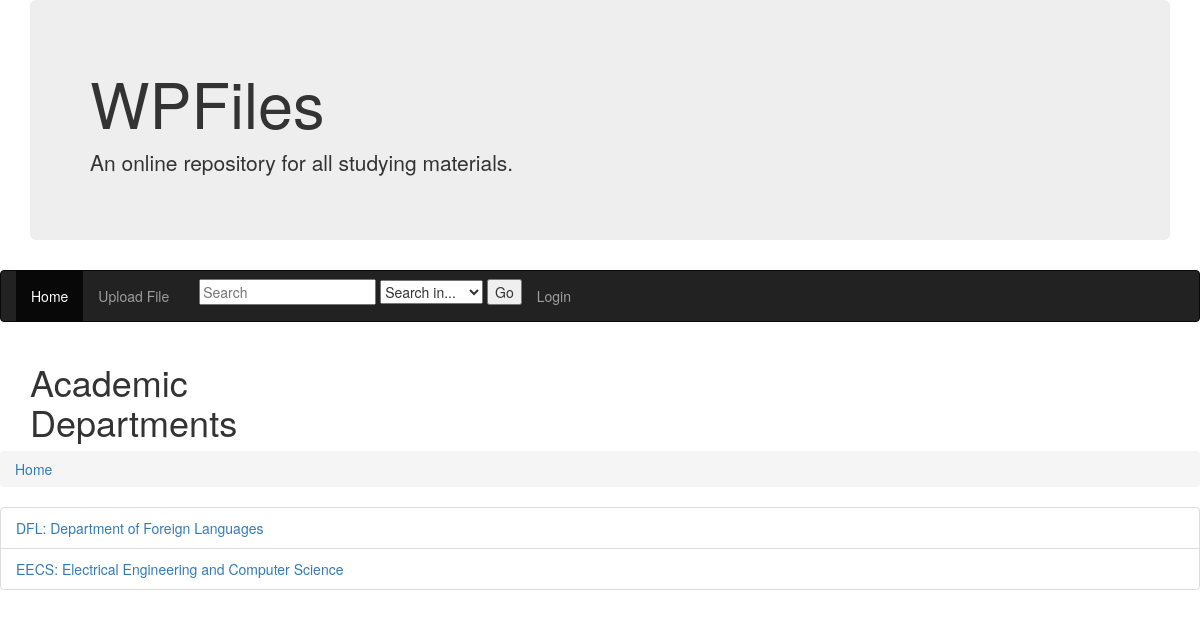
Page /wpFiles/ on the earlier database version.
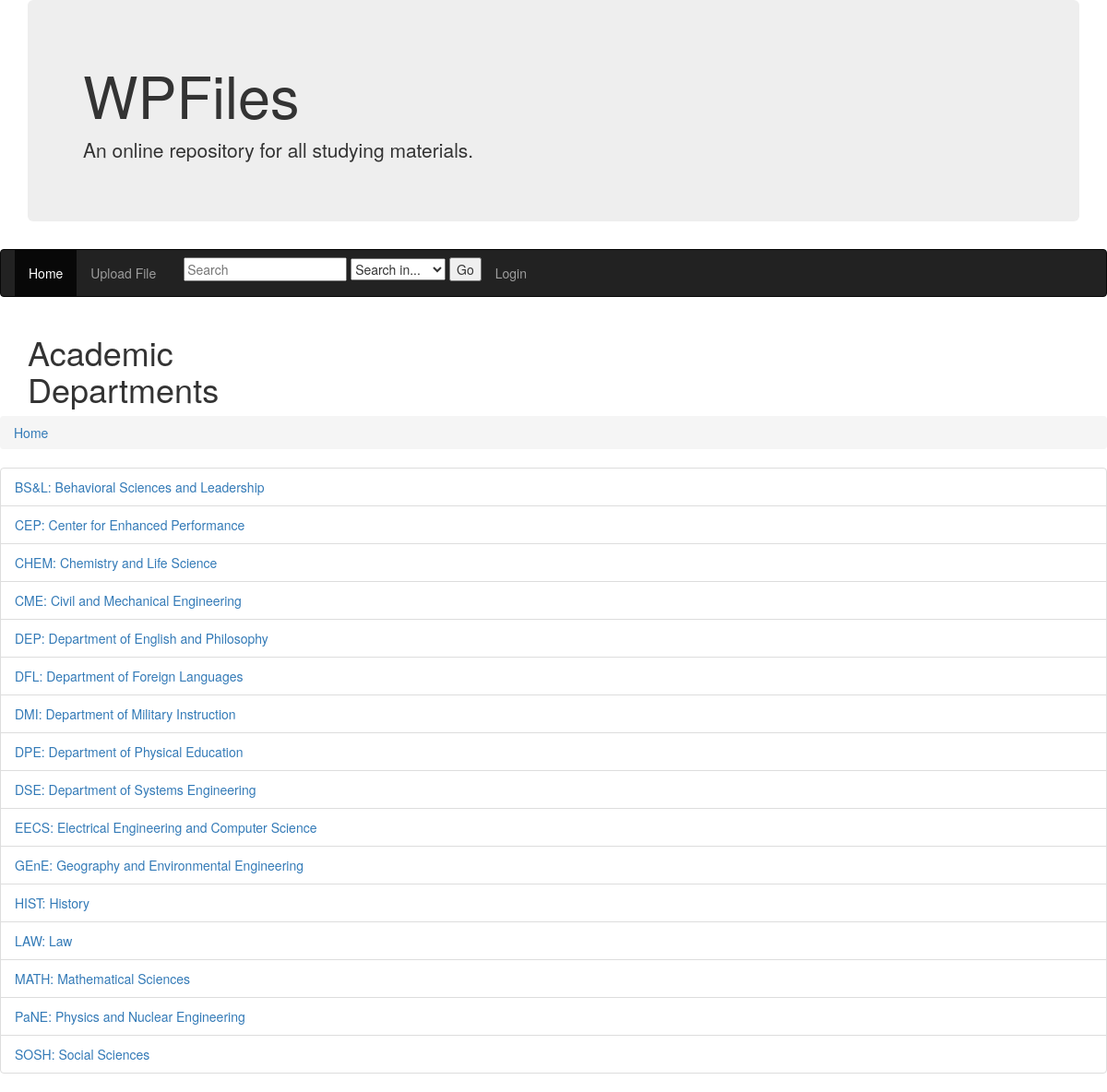
Same page on the later database version.
### wpFiles/models.py (models this page shows, shortened)
class Academic_dept(models.Model):
    dept_code = models.CharField(max_length=10,unique=True)
    dept_name = models.CharField(max_length=100)

### wpFiles/views.py (the view)
# urls.py: path('', views.index, name='index'),
def index(request):
    dept_list = Academic_dept.objects.order_by('dept_code')
    context = {'dept_list': dept_list}
    return render(request, 'wpFiles/index.html', context)

### wpFiles/templates/wpFiles/index.html (shortened to what this page needs)
<!doctype html>
{% load static %}
{% load ratings %}
<link rel="stylesheet" href="https://maxcdn.bootstrapcdn.com/bootstrap/3.4.0/css/bootstrap.min.css">
<div class="container">
    <div class="jumbotron">
    <h1> WPFiles </h1>
        <p> An online repository for all studying materials.</p>
    </div>
</div>
<nav class="navbar navbar-inverse">
    <div class="container-fluid">
        <ul class="nav navbar-nav">
            <li class="active"><a href="{% url 'index' %}"> Home </a></li>
            <li><a href="{% url 'uploadFile' %}"> Upload File </a></li>
            <li>
               <form class="navbar-form navbar-right" action="{% url 'search' %}">
                  <input name="q" value="{{request.GET.q}}" placeholder="Search" required>
                   <select name="criteria" required>
                    <option value="" disabled selected>Search in...</option>
                  </select>
                  <input type="submit" value="Go" required>
                </form>
             </li>
           {% if user.is_authenticated %}
             <li class="navbar-left"><a href="{% url 'logout' %}">Logout</a></li>
           {% else %}
             <li class="navbar-left"><a href="{% url 'login' %}">Login</a></li>
           {% endif %}
        </ul>
    </div>
</nav>
<div class="container">
    <div class="row">
        <h1 class="col-sm-2 offset-sm-2"> Academic Departments </h1>
    </div>
</div>
<ul class="breadcrumb">
    <li class="breadcrumb-item"><a href="{% url 'index' %}"> Home </a></li>
</ul>
{% if dept_list %}
    <ul class="list-group">
    {% for dept in dept_list %}
        <li class="list-group-item">
            <a href="{% url 'classInDept' dept.id %}">
                {{ dept.dept_code }}: {{ dept.dept_name }}
            </a>
        </li>
    {% endfor %}
    </ul>
{% else %}
    <p>No classes are available.</p>
{% endif %}

Differences in the rows shown:
added Academic_dept: dept_code "BS&L", dept_name "Behavioral Sciences and Leadership"
added Academic_dept: dept_code "CEP", dept_name "Center for Enhanced Performance"
added Academic_dept: dept_code "CHEM", dept_name "Chemistry and Life Science"
added Academic_dept: dept_code "CME", dept_name "Civil and Mechanical Engineering"
added Academic_dept: dept_code "DEP", dept_name "Department of English and Philosophy"
added Academic_dept: dept_code "DMI", dept_name "Department of Military Instruction"
added Academic_dept: dept_code "DPE", dept_name "Department of Physical Education"
added Academic_dept: dept_code "DSE", dept_name "Department of Systems Engineering"
added Academic_dept: dept_code "GEnE", dept_name "Geography and Environmental Engineering"
added Academic_dept: dept_code "HIST", dept_name "History"
added Academic_dept: dept_code "LAW", dept_name "Law"
added Academic_dept: dept_code "MATH", dept_name "Mathematical Sciences"
added Academic_dept: dept_code "PaNE", dept_name "Physics and Nuclear Engineering"
added Academic_dept: dept_code "SOSH", dept_name "Social Sciences"
